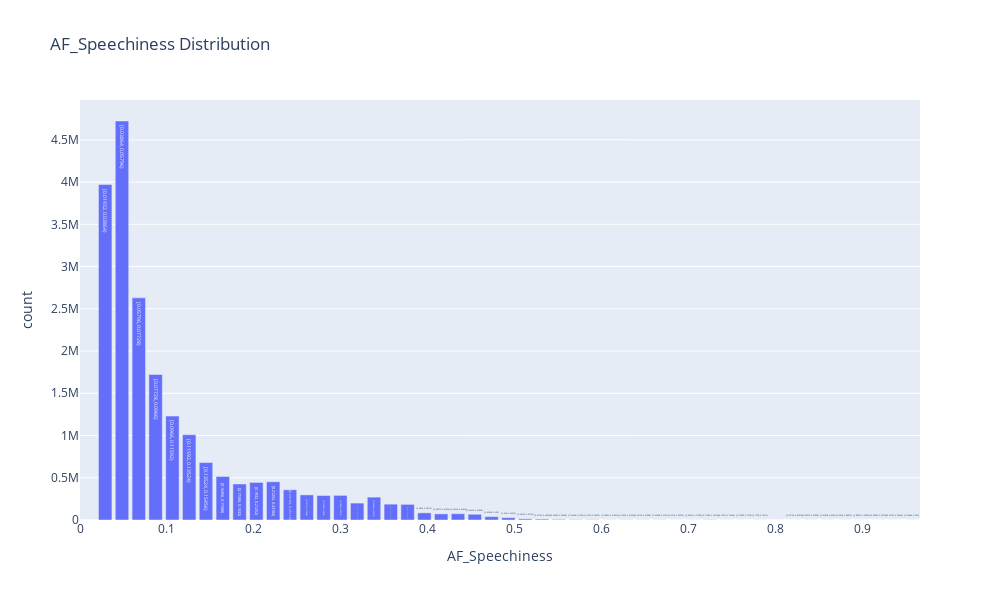

Notebook cell for this chart:
### Markdown cell above
The distribution is skewed to the left and is a unimodal distribution, as there is one distinct peak in the distribution

### Code cell
#histogram of af_speechiness distribution
fig = df2_viz["af_speechiness"].plot.hist(bins = 50, alpha = 0.5)

fig.update_layout(width = 1000, height = 600, title = "AF_Speechiness Distribution", xaxis_title = "AF_Speechiness")

fig.show()
